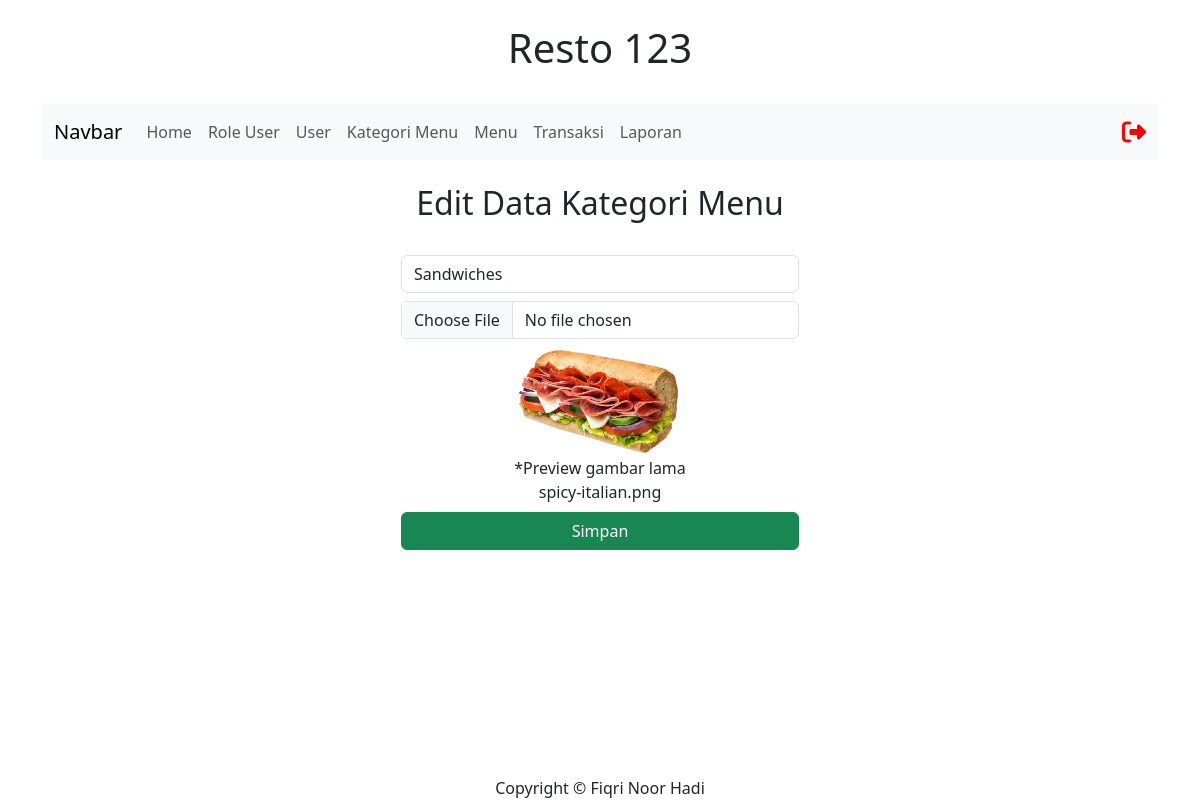
The app's page /admin/layout/admin.php?page=kategori_menu-edit&id_kategori_menu=25 (signed in) with its own data.
### tables this page shows
CREATE TABLE `kategori_menu` (
  `id_kategori_menu` int(11) NOT NULL,
  `nama_kategori_menu` varchar(30) NOT NULL,
  `photo_kategori_menu` varchar(255) NOT NULL
);

### admin/kategori_menu/kategori_menu-edit.php (the view, shortened to what this page needs)
<?php
$id_kategori_menu = $_GET['id_kategori_menu'];
$query = $koneksi->query("SELECT * FROM kategori_menu WHERE id_kategori_menu = '$id_kategori_menu'");
$hasil = $query->fetch_object();
?>
<br><center><h2>Edit Data Kategori Menu</h2><br>
<table width="400px">
     <tr>
          <td>
               <form action="?page=kategori_menu-update" method="POST" enctype="multipart/form-data">
                    <input class="form-control mb-2" value="<?= $hasil->nama_kategori_menu?>"
                    type="text" name="nama_kategori_menu" placeholder="Nama Kategori Menu">
                    <input class="form-control mb-2" type="file" name="photo_kategori_menu">
<center><img width="200" src="../../assets/images/kategori_menu/<?= $hasil->photo_kategori_menu?>" alt="gambar error">
<div class="text-form mb-2">*Preview gambar lama <br> <?= $hasil->photo_kategori_menu?></div></center>
                    <div class="d-grid">
                    <button class="btn btn-success" type="submit">Simpan</button>
                    </div>
               </form>
          </td>
     </tr>
</table>
</center>

### records on screen
kategori_menu: nama_kategori_menu "Sandwiches", photo_kategori_menu (picture), photo_kategori_menu "spicy-italian.png"
